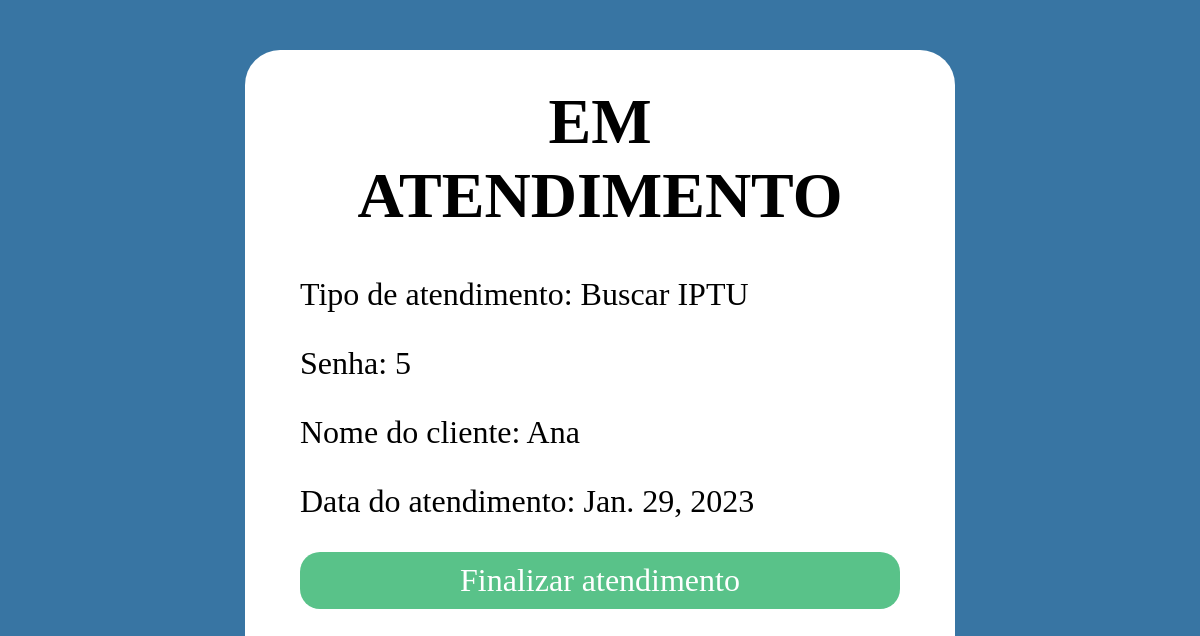
The app's page /em-atendimento/5/ (signed in), older data.
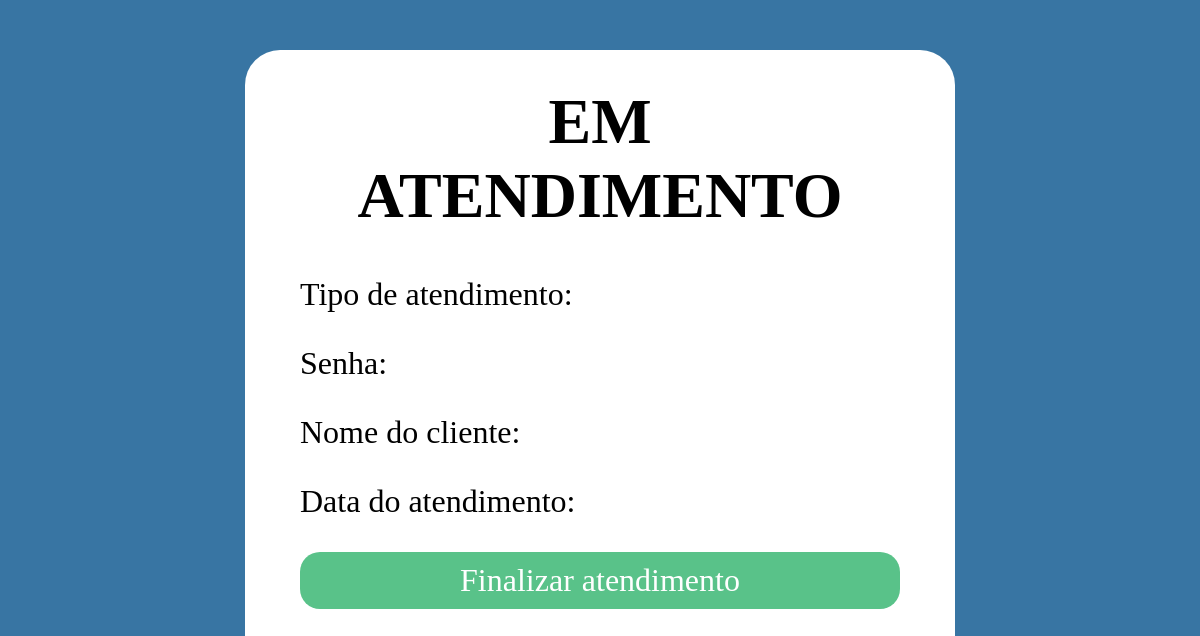
The same page, newer data.
### atendimento/models.py (models this page shows, shortened)
class Atendimento(models.Model):
    nome_cliente = models.CharField(max_length=255, verbose_name='Digite seu nome')
    data_atendimento = models.DateField(auto_now_add=True)
    status_atendimento = models.CharField(max_length=255, default='fila')
    numero_senha = models.IntegerField()
    atendente = models.ForeignKey(Atendente, on_delete=models.PROTECT, null=True,blank= True)
    tipo_atendimento = models.ForeignKey(TipoAtendimento, on_delete=models.CASCADE)
    def emAtendimento(self):
        self.status_atendimento = 'em atendimento'
        self.save()

class TipoAtendimento(models.Model):
    prefixo = models.CharField(max_length=4)
    nome = models.CharField(max_length=100)
    descricao = models.CharField(max_length=255)

### atendimento/views.py (the view)
# urls.py: path('em-atendimento/<id>/', views.emAtendimento, name='em-atendimento'),
@login_required
def emAtendimento(request, id):
    try:
        atendimento = Atendimento.objects.get(id=id)
        atendimento.emAtendimento()
        context={
        'senha': atendimento,
        }
    except:
        context={
        'senha': '',
        }
    return render(request, 'em-atendimento.html', context)

### atendimento/templates/em-atendimento.html (shortened to what this page needs)
{% extends 'template.html' %}
{% block content %}
  <h1>EM ATENDIMENTO</h1>
  <p>Tipo de atendimento: {{ senha.tipo_atendimento.nome }}</p>
  <p>Senha: {{ senha.numero_senha }}</p>
  <p>Nome do cliente: {{ senha.nome_cliente }}</p>
  <p>Data do atendimento: {{ senha.data_atendimento }}</p>
  <a href="/finalizar-atendimento/{{senha.id}}/{{prefixo}}">Finalizar atendimento</a>
{% endblock %}

Row changes from the older to the newer data that the page shows:
removed Atendimento: tipo_atendimento.nome "Buscar IPTU", numero_senha "5", nome_cliente "Ana", data_atendimento "Jan. 29, 2023"
